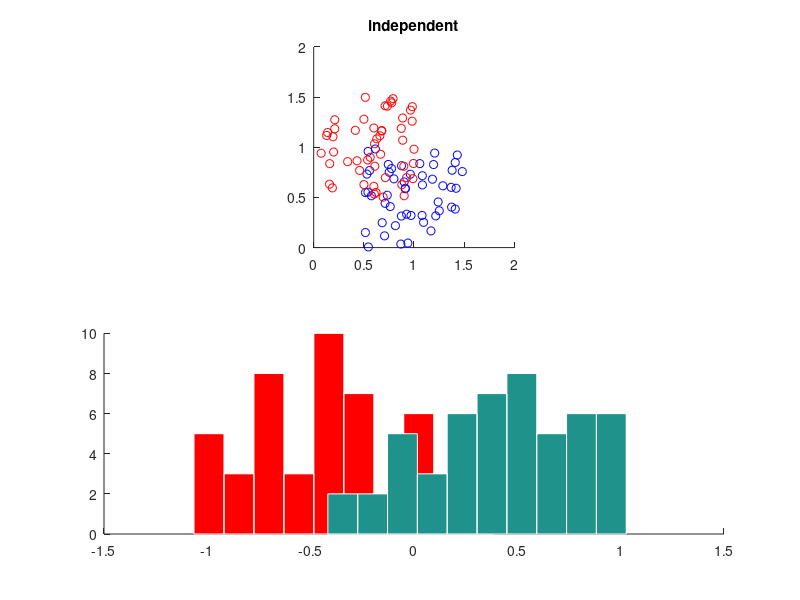
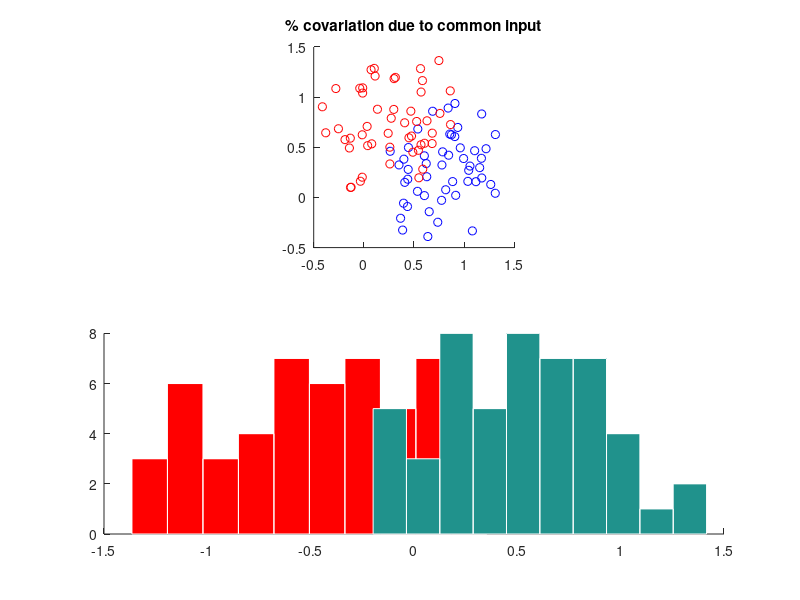
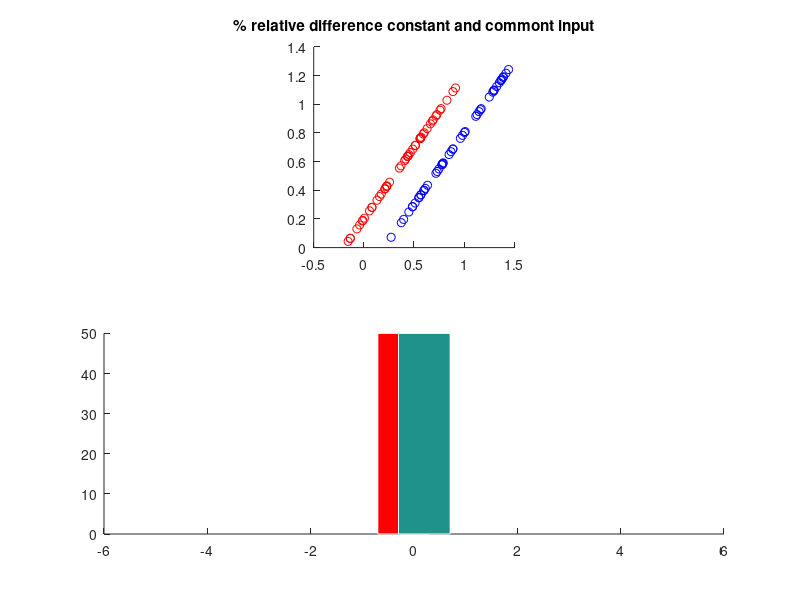
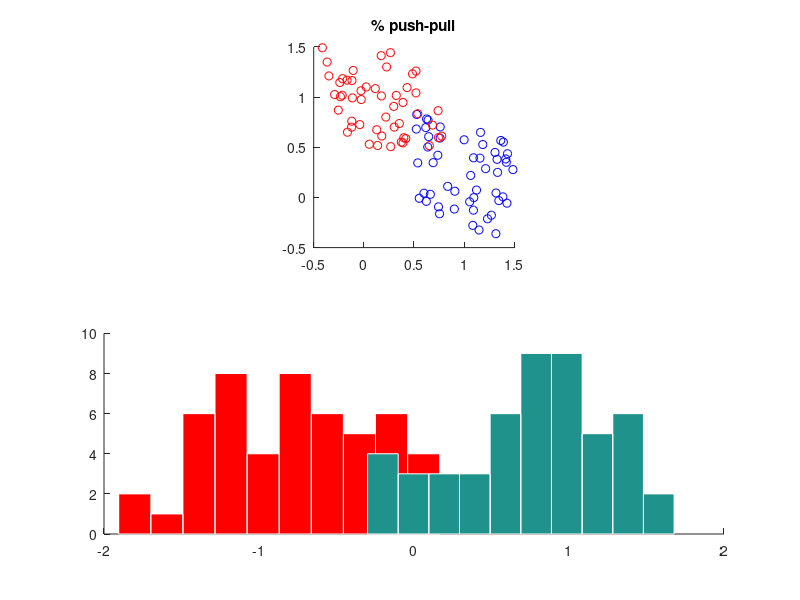

Source code (MATLAB) for these figures, in order:
% test inter-hemispheric correlations
clear all
close all

cd = 0.5; % contralateral difference

% independent
choice_left_RH = cd + rand(1,50);
choice_right_RH = rand(1,50);
choice_left_LH = rand(1,50);
choice_right_LH = cd + rand(1,50);

figure
subplot(2,1,1)
hold on;
plot(choice_left_RH, choice_left_LH,'bo');
plot(choice_right_RH, choice_right_LH,'ro');
disp('independent');
corrcoef([choice_left_RH choice_right_RH],[choice_left_LH choice_right_LH]) 
corrcoef([choice_left_RH],[choice_left_LH])
corrcoef([choice_right_RH],[choice_right_LH])
axis equal
axis square
title('independent');


subplot(2,1,2), hold on
hist(choice_right_RH - choice_right_LH);
h = findobj(gca,'Type','patch');
set(h,'FaceColor','r','EdgeColor','w')
hist(choice_left_RH - choice_left_LH);
h = findobj(gca,'Type','patch');
set(h,'EdgeColor','w')


% covariation due to common input
common_input_left = (rand(1,50)-1)*0.5;
common_input_right = (rand(1,50)-1)*0.5;

choice_left_RH = cd + rand(1,50) + common_input_left;
choice_right_RH = rand(1,50) + common_input_right;
choice_left_LH = rand(1,50) + common_input_left;
choice_right_LH = cd + rand(1,50) + common_input_right;

figure
subplot(2,1,1)
hold on;
plot(choice_left_RH, choice_left_LH,'bo');
plot(choice_right_RH, choice_right_LH,'ro');
disp('covariation due to common input');
corrcoef([choice_left_RH choice_right_RH],[choice_left_LH choice_right_LH]) 
corrcoef([choice_left_RH],[choice_left_LH])
corrcoef([choice_right_RH],[choice_right_LH])
axis equal
axis square
title('% covariation due to common input');

subplot(2,1,2), hold on
hist(choice_right_RH - choice_right_LH);
h = findobj(gca,'Type','patch');
set(h,'FaceColor','r','EdgeColor','w')
hist(choice_left_RH - choice_left_LH);
h = findobj(gca,'Type','patch');
set(h,'EdgeColor','w')

% relative difference constant and commont input
common_input_left = (rand(1,50)-1)*0.25;
common_input_right = (rand(1,50)-1)*0.25;

choice_left_RH = cd + rand(1,50) + common_input_left;
choice_right_RH = rand(1,50) + common_input_right;
choice_left_LH = choice_left_RH - 0.2;
choice_right_LH = choice_right_RH + 0.2;

figure
subplot(2,1,1)
hold on;
plot(choice_left_RH, choice_left_LH,'bo');
plot(choice_right_RH, choice_right_LH,'ro');
disp('relative difference constant and commont input');
corrcoef([choice_left_RH choice_right_RH],[choice_left_LH choice_right_LH]) 
corrcoef([choice_left_RH],[choice_left_LH])
corrcoef([choice_right_RH],[choice_right_LH])
axis equal
axis square
title('% relative difference constant and commont input');


subplot(2,1,2), hold on
hist(choice_right_RH - choice_right_LH);
h = findobj(gca,'Type','patch');
set(h,'FaceColor','r','EdgeColor','w')
hist(choice_left_RH - choice_left_LH);
h = findobj(gca,'Type','patch');
set(h,'EdgeColor','w')


% push-pull 
common_input_left = (rand(1,50)-1)*0;
common_input_right = (rand(1,50)-1)*0;

choice_left_RH = cd + rand(1,50) + common_input_left;
choice_right_RH = rand(1,50) + common_input_right;
choice_left_LH = rand(1,50) + common_input_left;
choice_right_LH = cd + rand(1,50) + common_input_right;

choice_right_RH = choice_right_RH - 0.3*choice_right_LH;
choice_left_LH = choice_left_LH - 0.3*choice_left_RH;



figure
subplot(2,1,1)
hold on;
plot(choice_left_RH, choice_left_LH,'bo');
plot(choice_right_RH, choice_right_LH,'ro');
disp('push-pull');
corrcoef([choice_left_RH choice_right_RH],[choice_left_LH choice_right_LH]) 
corrcoef([choice_left_RH],[choice_left_LH])
corrcoef([choice_right_RH],[choice_right_LH])
axis equal
axis square
title('% push-pull');


subplot(2,1,2), hold on
hist(choice_right_RH - choice_right_LH);
h = findobj(gca,'Type','patch');
set(h,'FaceColor','r','EdgeColor','w')
hist(choice_left_RH - choice_left_LH);
h = findobj(gca,'Type','patch');
set(h,'EdgeColor','w')


% push-pull and covariation due to common input
common_input_left = (rand(1,50)-1)*0.25;
common_input_right = (rand(1,50)-1)*0.25;

choice_left_RH = cd + rand(1,50) + common_input_left;
choice_right_RH = rand(1,50) + common_input_right;
choice_left_LH = rand(1,50) + common_input_left;
choice_right_LH = cd + rand(1,50) + common_input_right;

choice_right_RH = choice_right_RH - 0.3*choice_right_LH;
choice_left_LH = choice_left_LH - 0.3*choice_left_RH;



figure
subplot(2,1,1)
hold on;
plot(choice_left_RH, choice_left_LH,'bo');
plot(choice_right_RH, choice_right_LH,'ro');
disp('push-pull and covariation due to common input');
corrcoef([choice_left_RH choice_right_RH],[choice_left_LH choice_right_LH]) 
corrcoef([choice_left_RH],[choice_left_LH])
corrcoef([choice_right_RH],[choice_right_LH])
axis equal
axis square
title('% push-pull and covariation due to common input');


subplot(2,1,2), hold on
hist(choice_right_RH - choice_right_LH);
h = findobj(gca,'Type','patch');
set(h,'FaceColor','r','EdgeColor','w')
hist(choice_left_RH - choice_left_LH);
h = findobj(gca,'Type','patch');
set(h,'EdgeColor','w')
